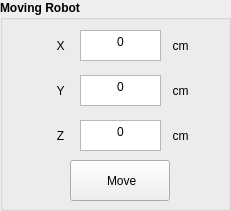
      <widget class="QGroupBox" name="groupBox_2">
       <property name="geometry">
        <rect>
         <x>660</x>
         <y>270</y>
         <width>231</width>
         <height>211</height>
        </rect>
       </property>
       <property name="font">
        <font>
         <pointsize>9</pointsize>
         <weight>75</weight>
         <bold>true</bold>
        </font>
       </property>
       <property name="title">
        <string>Moving Robot</string>
       </property>
       <widget class="QLabel" name="label_17">
        <property name="geometry">
         <rect>
          <x>40</x>
          <y>80</y>
          <width>41</width>
          <height>21</height>
         </rect>
        </property>
        <property name="font">
         <font>
          <pointsize>9</pointsize>
          <weight>50</weight>
          <bold>false</bold>
         </font>
        </property>
        <property name="styleSheet">
         <string notr="true">background: transparent;</string>
        </property>
        <property name="text">
         <string>Y</string>
        </property>
        <property name="alignment">
         <set>Qt::AlignCenter</set>
        </property>
       </widget>
       <widget class="QTextEdit" name="txt_mY">
        <property name="geometry">
         <rect>
          <x>80</x>
          <y>75</y>
          <width>81</width>
          <height>31</height>
         </rect>
        </property>
        <property name="font">
         <font>
          <pointsize>9</pointsize>
          <weight>50</weight>
          <bold>false</bold>
         </font>
        </property>
        <property name="verticalScrollBarPolicy">
         <enum>Qt::ScrollBarAlwaysOff</enum>
        </property>
        <property name="horizontalScrollBarPolicy">
         <enum>Qt::ScrollBarAlwaysOff</enum>
        </property>
        <property name="html">
         <string>&lt;!DOCTYPE HTML PUBLIC &quot;-//W3C//DTD HTML 4.0//EN&quot; &quot;http://www.w3.org/TR/REC-html40/strict.dtd&quot;&gt;
&lt;html&gt;&lt;head&gt;&lt;meta name=&quot;qrichtext&quot; content=&quot;1&quot; /&gt;&lt;style type=&quot;text/css&quot;&gt;
p, li { white-space: pre-wrap; }
&lt;/style&gt;&lt;/head&gt;&lt;body style=&quot; font-family:'MS Shell Dlg 2'; font-size:9pt; font-weight:400; font-style:normal;&quot;&gt;
&lt;p align=&quot;center&quot; style=&quot; margin-top:0px; margin-bottom:0px; margin-left:0px; margin-right:0px; -qt-block-indent:0; text-indent:0px;&quot;&gt;0&lt;/p&gt;&lt;/body&gt;&lt;/html&gt;</string>
        </property>
       </widget>
       <widget class="QTextEdit" name="txt_mX">
        <property name="geometry">
         <rect>
          <x>80</x>
          <y>30</y>
          <width>81</width>
          <height>31</height>
         </rect>
        </property>
        <property name="font">
         <font>
          <pointsize>9</pointsize>
          <weight>50</weight>
          <bold>false</bold>
         </font>
        </property>
        <property name="verticalScrollBarPolicy">
         <enum>Qt::ScrollBarAlwaysOff</enum>
        </property>
        <property name="horizontalScrollBarPolicy">
         <enum>Qt::ScrollBarAlwaysOff</enum>
        </property>
        <property name="html">
         <string>&lt;!DOCTYPE HTML PUBLIC &quot;-//W3C//DTD HTML 4.0//EN&quot; &quot;http://www.w3.org/TR/REC-html40/strict.dtd&quot;&gt;
&lt;html&gt;&lt;head&gt;&lt;meta name=&quot;qrichtext&quot; content=&quot;1&quot; /&gt;&lt;style type=&quot;text/css&quot;&gt;
p, li { white-space: pre-wrap; }
&lt;/style&gt;&lt;/head&gt;&lt;body style=&quot; font-family:'MS Shell Dlg 2'; font-size:9pt; font-weight:400; font-style:normal;&quot;&gt;
&lt;p align=&quot;center&quot; style=&quot; margin-top:0px; margin-bottom:0px; margin-left:0px; margin-right:0px; -qt-block-indent:0; text-indent:0px;&quot;&gt;0&lt;/p&gt;&lt;/body&gt;&lt;/html&gt;</string>
        </property>
       </widget>
       <widget class="QLabel" name="label_27">
        <property name="geometry">
         <rect>
          <x>160</x>
          <y>80</y>
          <width>41</width>
          <height>21</height>
         </rect>
        </property>
        <property name="font">
         <font>
          <pointsize>9</pointsize>
          <weight>50</weight>
          <bold>false</bold>
         </font>
        </property>
        <property name="styleSheet">
         <string notr="true">background: transparent;</string>
        </property>
        <property name="text">
         <string>cm</string>
        </property>
        <property name="alignment">
         <set>Qt::AlignCenter</set>
        </property>
       </widget>
       <widget class="QLabel" name="label_18">
        <property name="geometry">
         <rect>
          <x>40</x>
          <y>35</y>
          <width>41</width>
          <height>21</height>
         </rect>
        </property>
        <property name="font">
         <font>
          <pointsize>9</pointsize>
          <weight>50</weight>
          <bold>false</bold>
         </font>
        </property>
        <property name="styleSheet">
         <string notr="true">background: transparent;</string>
        </property>
        <property name="text">
         <string>X</string>
        </property>
        <property name="alignment">
         <set>Qt::AlignCenter</set>
        </property>
       </widget>
       <widget class="QTextEdit" name="txt_mZ">
        <property name="geometry">
         <rect>
          <x>80</x>
          <y>120</y>
          <width>81</width>
          <height>31</height>
         </rect>
        </property>
        <property name="font">
         <font>
          <pointsize>9</pointsize>
          <weight>50</weight>
          <bold>false</bold>
         </font>
        </property>
        <property name="verticalScrollBarPolicy">
         <enum>Qt::ScrollBarAlwaysOff</enum>
        </property>
        <property name="horizontalScrollBarPolicy">
         <enum>Qt::ScrollBarAlwaysOff</enum>
        </property>
        <property name="html">
         <string>&lt;!DOCTYPE HTML PUBLIC &quot;-//W3C//DTD HTML 4.0//EN&quot; &quot;http://www.w3.org/TR/REC-html40/strict.dtd&quot;&gt;
&lt;html&gt;&lt;head&gt;&lt;meta name=&quot;qrichtext&quot; content=&quot;1&quot; /&gt;&lt;style type=&quot;text/css&quot;&gt;
p, li { white-space: pre-wrap; }
&lt;/style&gt;&lt;/head&gt;&lt;body style=&quot; font-family:'MS Shell Dlg 2'; font-size:9pt; font-weight:400; font-style:normal;&quot;&gt;
&lt;p align=&quot;center&quot; style=&quot; margin-top:0px; margin-bottom:0px; margin-left:0px; margin-right:0px; -qt-block-indent:0; text-indent:0px;&quot;&gt;0&lt;/p&gt;&lt;/body&gt;&lt;/html&gt;</string>
        </property>
       </widget>
       <widget class="QLabel" name="label_19">
        <property name="geometry">
         <rect>
          <x>160</x>
          <y>35</y>
          <width>41</width>
          <height>21</height>
         </rect>
        </property>
        <property name="font">
         <font>
          <pointsize>9</pointsize>
          <weight>50</weight>
          <bold>false</bold>
         </font>
        </property>
        <property name="styleSheet">
         <string notr="true">background: transparent;</string>
        </property>
        <property name="text">
         <string>cm</string>
        </property>
        <property name="alignment">
         <set>Qt::AlignCenter</set>
        </property>
       </widget>
       <widget class="QLabel" name="label_20">
        <property name="geometry">
         <rect>
          <x>40</x>
          <y>125</y>
          <width>41</width>
          <height>21</height>
         </rect>
        </property>
        <property name="font">
         <font>
          <pointsize>9</pointsize>
          <weight>50</weight>
          <bold>false</bold>
         </font>
        </property>
        <property name="styleSheet">
         <string notr="true">background: transparent;</string>
        </property>
        <property name="text">
         <string>Z</string>
        </property>
        <property name="alignment">
         <set>Qt::AlignCenter</set>
        </property>
       </widget>
       <widget class="QLabel" name="label_38">
        <property name="geometry">
         <rect>
          <x>160</x>
          <y>125</y>
          <width>41</width>
          <height>21</height>
         </rect>
        </property>
        <property name="font">
         <font>
          <pointsize>9</pointsize>
          <weight>50</weight>
          <bold>false</bold>
         </font>
        </property>
        <property name="styleSheet">
         <string notr="true">background: transparent;</string>
        </property>
        <property name="text">
         <string>cm</string>
        </property>
        <property name="alignment">
         <set>Qt::AlignCenter</set>
        </property>
       </widget>
       <widget class="QPushButton" name="btn_move">
        <property name="geometry">
         <rect>
          <x>70</x>
          <y>160</y>
          <width>100</width>
          <height>41</height>
         </rect>
        </property>
        <property name="font">
         <font>
          <pointsize>9</pointsize>
          <weight>50</weight>
          <bold>false</bold>
         </font>
        </property>
        <property name="cursor">
         <cursorShape>PointingHandCursor</cursorShape>
        </property>
        <property name="text">
         <string> Move</string>
        </property>
        <property name="icon">
         <iconset>
          <normaloff>icon_move.png</normaloff>icon_move.png</iconset>
        </property>
        <property name="iconSize">
         <size>
          <width>20</width>
          <height>20</height>
         </size>
        </property>
        <property name="autoDefault">
         <bool>true</bool>
        </property>
       </widget>
       <zorder>label_20</zorder>
       <zorder>label_17</zorder>
       <zorder>label_18</zorder>
       <zorder>label_19</zorder>
       <zorder>label_38</zorder>
       <zorder>label_27</zorder>
       <zorder>txt_mY</zorder>
       <zorder>txt_mX</zorder>
       <zorder>txt_mZ</zorder>
       <zorder>btn_move</zorder>
      </widget>
